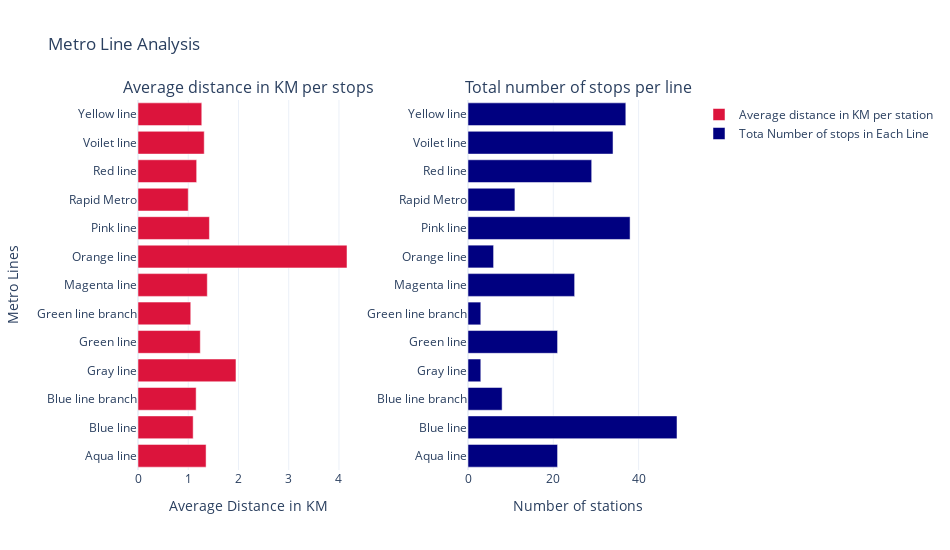

Notebook code cell kept with this figure:
### Markdown cell above
#### Now, let's visualize these results:

### Code cell
# Creating the sub plots first with 1*2 dimension:
fig = make_subplots(rows=1, cols=2, subplot_titles=("Average distance in KM per stops", "Total number of stops per line"),
                   horizontal_spacing=0.2)

# Plotting the average distance in KM per stops:
fig.add_trace(go.Bar(y=distance_per_line_df['Line'], x=distance_per_line_df['average_km_per_station'],
                    name='Average distance in KM per station', marker_color='crimson', orientation='h'),
             row=1, col=1)



# Plotting the count of stops in each lines:
fig.add_trace(go.Bar(x=distance_per_line_df['total_stops'], y=distance_per_line_df['Line'],
                    name='Tota Number of stops in Each Line', marker_color='navy',orientation='h'),
             row=1, col=2)


# Updating X and Y axis properties:
fig.update_xaxes(title_text="Average Distance in KM", row=1, col=1)
fig.update_xaxes(title_text="Number of stations", row=1,col=2)

fig.update_yaxes(title_text="Metro Lines", row=1, col=1)

# Update layout:
fig.update_layout(height=550, width=950, title_text="Metro Line Analysis")

fig.show()

### Figure 1 — Plotly figure (JSON) as saved in the notebook; plotly's stock layout.template omitted (floating-point values rounded to 4 significant figures)
{"data": [{"marker": {"color": "crimson"}, "name": "Average distance in KM per station", "orientation": "h", "type": "bar", "x": [1.355, 1.098, 1.157, 1.95, 1.24, 1.05, 1.379, 4.16, 1.422, 1, 1.168, 1.318, 1.269], "xaxis": "x", "y": ["Aqua line", "Blue line", "Blue line branch", "Gray line", "Green line", "Green line branch", "Magenta line", "Orange line", "Pink line", "Rapid Metro", "Red line", "Voilet line", "Yellow line"], "yaxis": "y"}, {"marker": {"color": "navy"}, "name": "Tota Number of stops in Each Line", "orientation": "h", "type": "bar", "x": [21, 49, 8, 3, 21, 3, 25, 6, 38, 11, 29, 34, 37], "xaxis": "x2", "y": ["Aqua line", "Blue line", "Blue line branch", "Gray line", "Green line", "Green line branch", "Magenta line", "Orange line", "Pink line", "Rapid Metro", "Red line", "Voilet line", "Yellow line"], "yaxis": "y2"}], "layout": {"annotations": [{"font": {"size": 16}, "showarrow": false, "text": "Average distance in KM per stops", "x": 0.2, "xanchor": "center", "xref": "paper", "y": 1, "yanchor": "bottom", "yref": "paper"}, {"font": {"size": 16}, "showarrow": false, "text": "Total number of stops per line", "x": 0.8, "xanchor": "center", "xref": "paper", "y": 1, "yanchor": "bottom", "yref": "paper"}], "height": 550, "title": {"text": "Metro Line Analysis"}, "width": 950, "xaxis": {"anchor": "y", "domain": [0, 0.4], "title": {"text": "Average Distance in KM"}}, "xaxis2": {"anchor": "y2", "domain": [0.6, 1], "title": {"text": "Number of stations"}}, "yaxis": {"anchor": "x", "domain": [0, 1], "title": {"text": "Metro Lines"}}, "yaxis2": {"anchor": "x2", "domain": [0, 1]}}}
